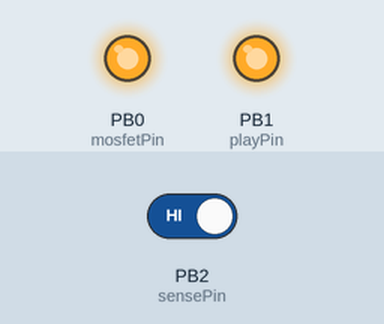
A sketch run on a simulated ATtiny85, built with avr-gcc and run on an emulated ATtiny85. Shown: output pins drawn as LEDs (lit = HIGH). The test bench sets the inputs (shaded band); at power-on: PB2 (sensePin) HIGH. Sleep ends after the set time or at an interrupt.

Above: at 1.2 s.
1.3 s: PB2 (sensePin) driven LOW
At 1.9 s:
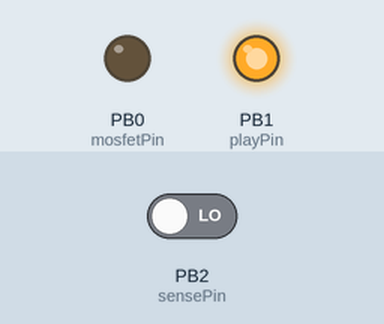
At 3.4 s:
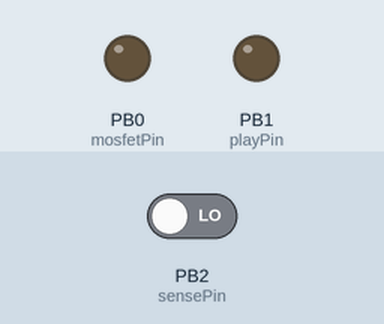
Timing chart, 0 to 5.0 s (numbered marks = the images above; inputs shaded):
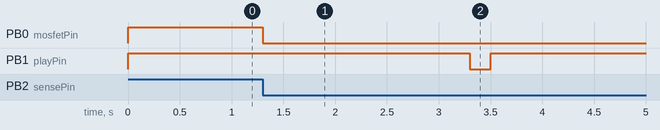

Measured:
- after the input at 1.3 s, PB0 (mosfetPin): HIGH → LOW at once; PB1 (playPin): HIGH → LOW after 2.0 s, → HIGH 0.20 s later

The sketch:

sp_v1.ino
```cpp
#include <avr/sleep.h>
#include <avr/interrupt.h>

// int switchPin = 3;
int sensePin = 2;
int mosfetPin = 0;
int playPin = 1;
int txPin = 3;
int rxPin = 4;

// Setup runs 1 time when the microcontroller first boots up.
void setup()
{
    // Setup the pins.
    pinMode(sensePin, INPUT_PULLUP);
    pinMode(mosfetPin, OUTPUT);
    pinMode(playPin, OUTPUT);

    // Temporary
    pinMode(txPin, INPUT);
    pinMode(rxPin, INPUT);
    // Temporary

    digitalWrite(playPin, HIGH);
    digitalWrite(mosfetPin, HIGH);

    ADCSRA &= ~_BV(ADEN);                   // ADC off (saves power)
}

// Loop runs over and over, but only when the microcontroller is awake.
void loop()
{
    // This function will put the microcontroller into a lower power sleep state
    // and it will stop processing code, waiting for the button to be pressed.
    sleep();

    // After MTCH101 triggered, its output pin wakes up the microcontroller, this function will start DFPlayer.
    playMusic();
}

/*
ISR(PCINT0_vect)
{
    // This is the interrupt service routine, the code that will run when the microcontroller
    // wakes from sleep due to the button press.  We don't need to do anything here but having
    // this function is required.
}
*/

ISR(INT0_vect)
{
    GIMSK &= ~_BV(INT0);                     // Disable external interrupt
    // This is the interrupt service routine, the code that will run when the microcontroller
    // wakes from sleep due to the button press.  We don't need to do anything here but having
    // this function is required.
}

void sleep()
{
    // GIMSK |= _BV(PCIE);                     // Enable Pin Change Interrupts
    // PCMSK |= _BV(PCINT2);                   // Use PB2 as interrupt pin
    GIMSK |= _BV(INT0);                        // Enable external interrupt
    MCUCR |= _BV(ISC00);                       // The low level of INT0 generates an interrupt request

    set_sleep_mode(SLEEP_MODE_PWR_DOWN);
    sleep_enable();                         // Sets the Sleep Enable bit in the MCUCR Register (SE BIT)
    sei();                                  // Enable interrupts
    sleep_cpu();                            // Put the microcontroller to sleep

    // Code execution stops here since the microcontroller is now asleep.  When the button connected to PB3
    // is pressed the microcontroller will awake, run the code in the interrupt service routine (ISR),
    // and then continue executing the code starting from here.

    cli();                                  // Disable interrupts

    //PCMSK &= ~_BV(PCINT2);                // Turn off PB2 as interrupt pin
    GIMSK &= ~_BV(INT0);                    // Disable external interrupt, copied to ISR
    GIFR |= _BV(INTF0);                     // Clear External Interrupt Flag by writing 1

    pinMode(sensePin, INPUT_PULLUP);
    sleep_disable();                        // Clear SE bit
    sei();                                  // Enable interrupts
}

void playMusic(void)
{
    digitalWrite(playPin, HIGH);  // Set playPin HIGH to prepare for trigger
    digitalWrite(mosfetPin, LOW);  // Turn on DFPlayer
    // delay(500); // possible delay to wait DFPlayer to power up
    // turn of amplifier, if power down save works, turn off after playin and turn on after next delay
    delay(2000); // Wait for a bit for DFPlayer start
    // turn on amplifier

    // play the song
    digitalWrite(playPin, LOW);
    delay(200);
    digitalWrite(playPin, HIGH);

    int playTimer = 100;  // after last detect timer (x100ms)
    int playCounter = 0;  // after last detect timer counter

    while(playCounter < playTimer){
      delay(100);
      if(digitalRead(sensePin) == LOW)
        playCounter = 0;
      else
        playCounter++;
    }

    digitalWrite(mosfetPin, HIGH);  // Turn off DFPlayer
    digitalWrite(playPin, LOW); // Set playPin low to lower power consumption
}
```
